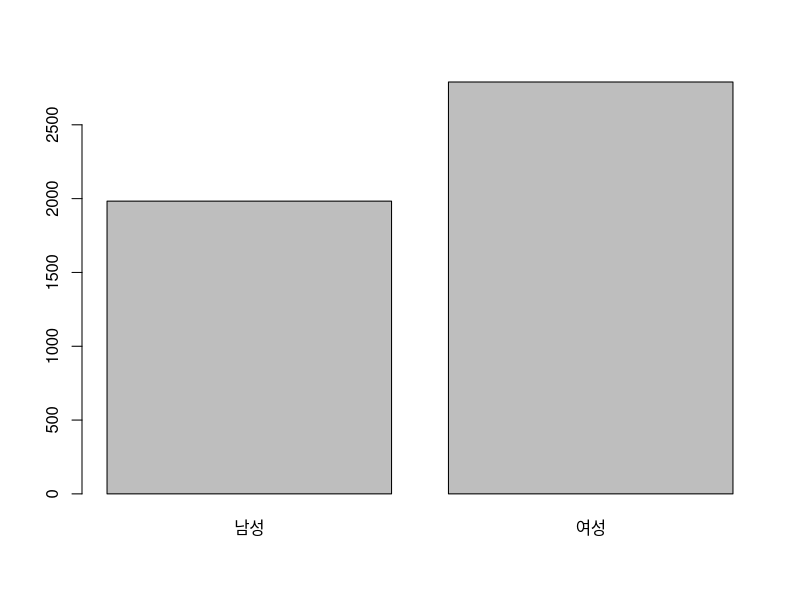
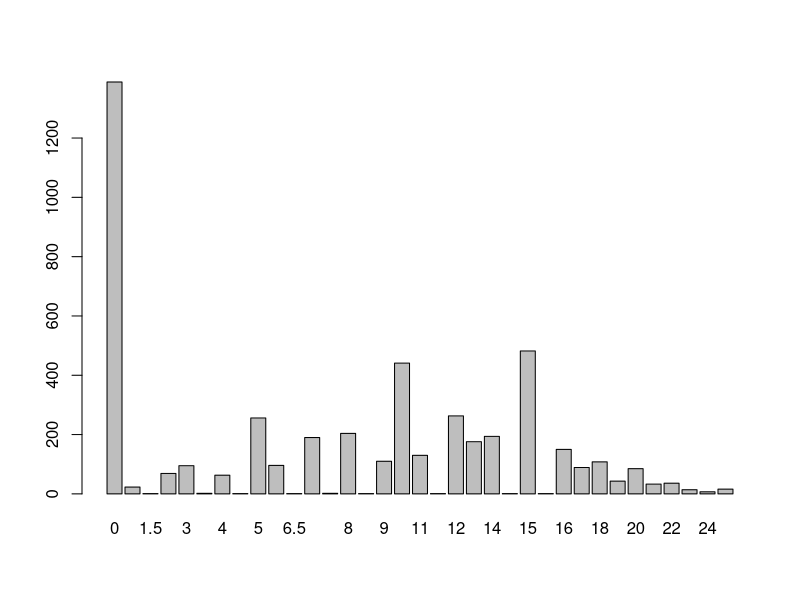
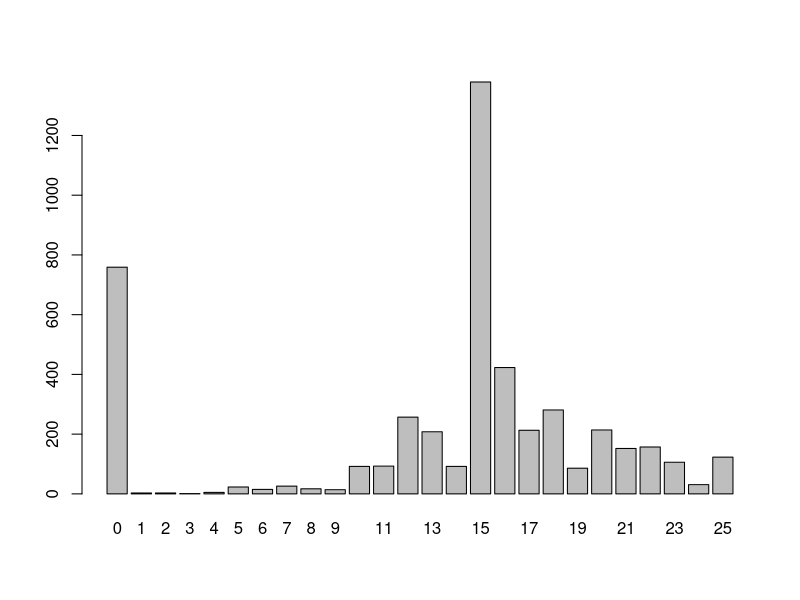

The R source for these figures, in order:
library(dplyr)
data=read.csv('data.csv',header=T,fileEncoding="euc-kr" )
data=data[!is.na(data$연차휴가부여)&!is.na(data$연차휴가사용),]
str(data)
data$성별=ifelse(data$성별==1, "남성","여성")
barplot(table(data$성별))

barplot(table(data$연차휴가사용))
barplot(table(data$연차휴가부여))
data= data %>% 
    mutate(휴가사용비율 =연차휴가사용/연차휴가부여*100)
str(data)
data=data[!is.na(data$휴가사용비율),] 
sum(is.na(data))
tmp=data %>%
    group_by(연령대) %>%
    summarise(평균휴가사용비율=mean(휴가사용비율))

